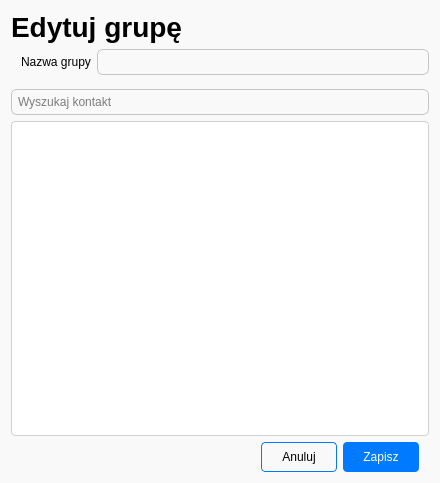
<?xml version="1.0" encoding="UTF-8"?>
<ui version="4.0">
 <class>editGroup</class>
 <widget class="QWidget" name="editGroup">
  <property name="geometry">
   <rect>
    <x>0</x>
    <y>0</y>
    <width>440</width>
    <height>483</height>
   </rect>
  </property>
  <property name="windowTitle">
   <string>Form</string>
  </property>
  <property name="styleSheet">
   <string notr="true">* {
	border: none;
	background-color: white;
	padding: 0;
	margin: 0;
	color: black;
}

#label {
	font-size: 28px;
	font-weight: bold;
}

QLineEdit{
	border: 1px solid #C4C4C4;
	background-color: white;
	border-radius: 6px;
    padding: 4px;
}

QLineEdit:focus {
	border-color: #1C2028;
}

QWidget {
	background-color: #F9F9F9;
}

QPushButton {
	background-color: #007BFF; 
	color: white;
	padding: 8px 20px;
	border-radius: 4px;
	text-align: center;
	text-decoration: none;
}

QPushButton:hover {
	background-color: #42A5F5;
}

#closeBtn {
	background: transparent;
	color: black;
	border: 1px solid #007BFF;
	text-decoration: none;
	padding-top: 7px;
	padding-bottom: 7px;
}

#closeBtn:hover {
	background-color: #F5F5F5;
}

QListWidget {
	background-color: #ffffff;
	border: 1px solid #d0d0d0;
	border-radius: 4px;
	font-size: 12px;
}

QListWidget::item {
    padding: 8px 12px;
    border-radius: 4px;
}
QListWidget::item:alternate {
    background-color: #f9f9f9;
}

QListWidget::item:hover {
    background-color: #f0f7ff;
    color: #202020;
}
QListWidget::item:selected {
    background-color: #e7f0fd;
    color: #202020;
    border: 1px solid #a0c4ff;
    border-radius: 4px;
}

QListWidget::item:selected:hover {
    background-color: #d7e5f7;
    color: #202020;
    border: 1px solid #7aaaff;
}

QCheckBox {
    spacing: 10px;
    color: #202020;
}

QCheckBox::indicator {
    width: 18px;
	height: 18px;
	border-radius: 4px;
	border: 2px solid #007BFF;
	background: transparent;
}

QCheckBox::indicator:hover {
	border-color: #0056b3;
}

QCheckBox::indicator:checked {
	background-color: #007BFF;
	border: 2px solid #007BFF;
}

QCheckBox::indicator:checked:hover {
	background-color: #0056b3;
	border-color: #0056b3;
}</string>
  </property>
  <layout class="QVBoxLayout" name="verticalLayout_2">
   <item>
    <widget class="QLabel" name="label">
     <property name="text">
      <string>Edytuj grupę</string>
     </property>
    </widget>
   </item>
   <item>
    <layout class="QHBoxLayout" name="horizontalLayout">
     <property name="leftMargin">
      <number>10</number>
     </property>
     <property name="rightMargin">
      <number>0</number>
     </property>
     <item>
      <widget class="QLabel" name="label_2">
       <property name="text">
        <string>Nazwa grupy</string>
       </property>
      </widget>
     </item>
     <item>
      <widget class="QLineEdit" name="groupNameInput"/>
     </item>
    </layout>
   </item>
   <item>
    <layout class="QVBoxLayout" name="verticalLayout">
     <property name="topMargin">
      <number>8</number>
     </property>
     <item>
      <widget class="QLineEdit" name="inputSearch">
       <property name="placeholderText">
        <string>Wyszukaj kontakt</string>
       </property>
      </widget>
     </item>
     <item>
      <widget class="QListWidget" name="groupList">
       <property name="selectionMode">
        <enum>QAbstractItemView::SelectionMode::NoSelection</enum>
       </property>
      </widget>
     </item>
    </layout>
   </item>
   <item>
    <layout class="QHBoxLayout" name="horizontalLayout_2">
     <property name="leftMargin">
      <number>10</number>
     </property>
     <property name="rightMargin">
      <number>10</number>
     </property>
     <item>
      <spacer name="horizontalSpacer">
       <property name="orientation">
        <enum>Qt::Orientation::Horizontal</enum>
       </property>
       <property name="sizeHint" stdset="0">
        <size>
         <width>40</width>
         <height>20</height>
        </size>
       </property>
      </spacer>
     </item>
     <item>
      <widget class="QPushButton" name="closeBtn">
       <property name="text">
        <string>Anuluj</string>
       </property>
      </widget>
     </item>
     <item>
      <widget class="QPushButton" name="saveBtn">
       <property name="text">
        <string>Zapisz</string>
       </property>
      </widget>
     </item>
    </layout>
   </item>
  </layout>
 </widget>
 <resources/>
 <connections/>
</ui>
